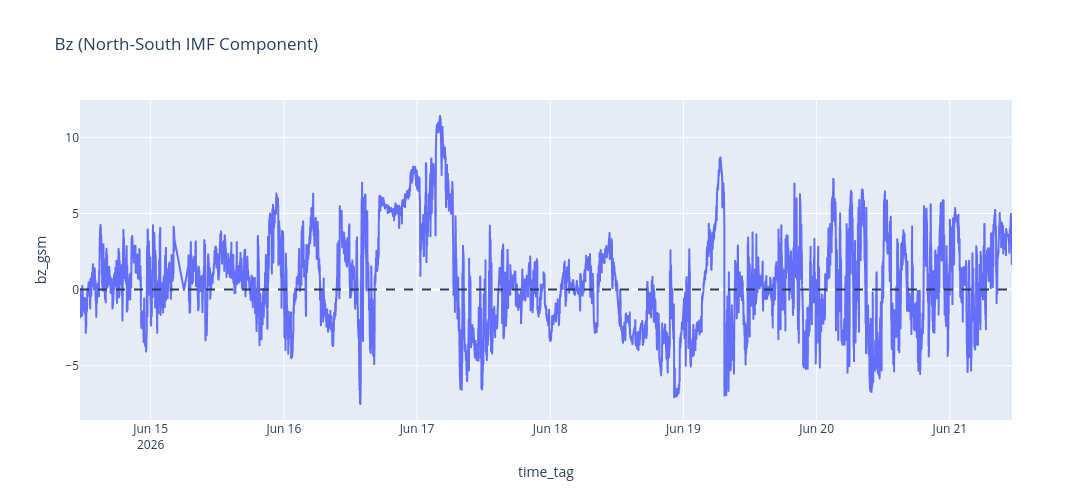

Notebook source saved alongside this figure:
### Code cell
fig = px.line(
    df,
    x="time_tag",
    y="bz_gsm",
    title="Bz (North-South IMF Component)"
)

fig.update_layout(
    width=1200,
    height=500
)
fig.add_hline(
    y=0,
    line_dash="dash"
)

fig

### Figure 1 — Plotly figure (JSON) as saved in the notebook; plotly's stock layout.template omitted (floating-point values rounded to 4 significant figures; data arrays with more than 128 entries replaced by an {"elided": "..."} marker saying what was removed)
{"data": [{"hovertemplate": "time_tag=%{x}<br>bz_gsm=%{y}<extra></extra>", "legendgroup": "", "line": {"color": "#636efa", "dash": "solid"}, "marker": {"symbol": "circle"}, "mode": "lines", "name": "", "showlegend": false, "type": "scattergl", "x": {"elided": "9818 str values"}, "xaxis": "x", "y": {"elided": "9818 float values"}, "yaxis": "y"}], "layout": {"height": 500, "legend": {"tracegroupgap": 0}, "shapes": [{"line": {"dash": "dash"}, "type": "line", "x0": 0, "x1": 1, "xref": "x domain", "y0": 0, "y1": 0, "yref": "y"}], "title": {"text": "Bz (North-South IMF Component)"}, "width": 1200, "xaxis": {"anchor": "y", "domain": [0, 1], "title": {"text": "time_tag"}}, "yaxis": {"anchor": "x", "domain": [0, 1], "title": {"text": "bz_gsm"}}}}
